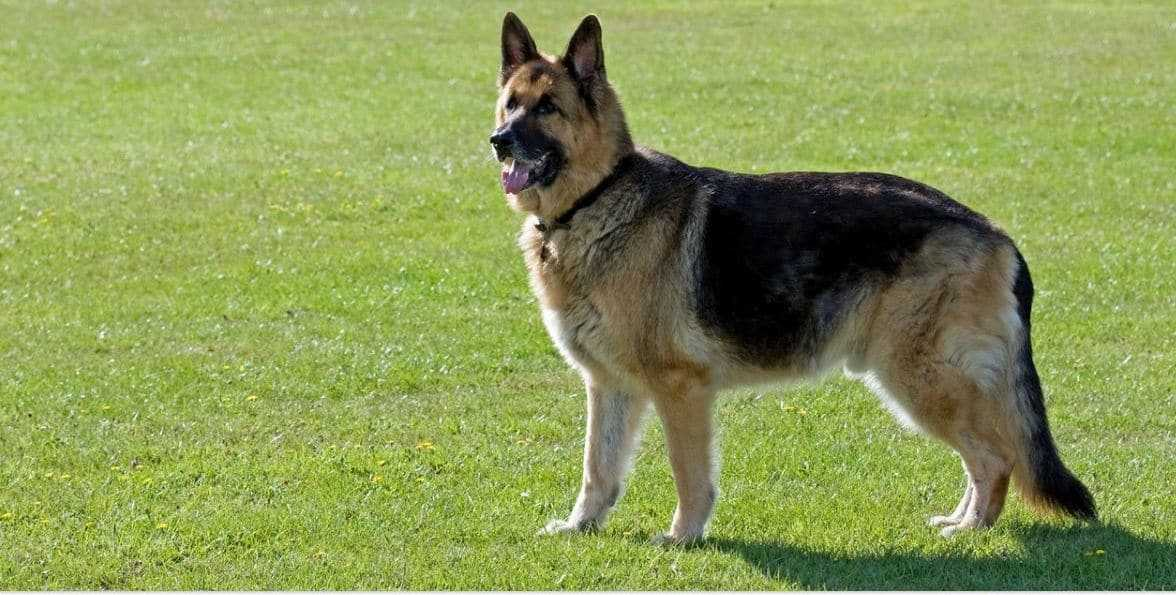
#> input picture img_inputs/dog.jpg, 1176 x 595 px
$ python fromScratch.py
#> lines starting #> are read from the running program, lines starting #| are printed output that depends on the picture
# -*- coding: utf-8 -*-
"""
Recommended Further Learning - Reads / YouTube Vids etc
PROF.  AHLAD KUMAR - CNN -- Convolution Neural Nets for Image Processing https://www.youtube.com/watch?v=0zbhg79i_Bs&t=1112s
"""


"""
Neural Net from Scratch - WORK IN PROGRESS
MAIN CODE Source -- Prof Ahlad Kumar YouTube
Video -- https://www.youtube.com/watch?v=0zbhg79i_Bs
"""
"""
Speed up code with - Static Typing using cython
$ pip3 install cython
Requirement already satisfied: cython in /home/dhankar/anaconda3/envs/pytorch_venv/lib/python3.8/site-packages (0.29.21)

"""
import matplotlib.pyplot as plt
import numpy as np
#from PIL import Image
#import albumentations as alb
import random , cv2

img_input = cv2.imread('../img_inputs/dog.jpg',cv2.IMREAD_GRAYSCALE)/255
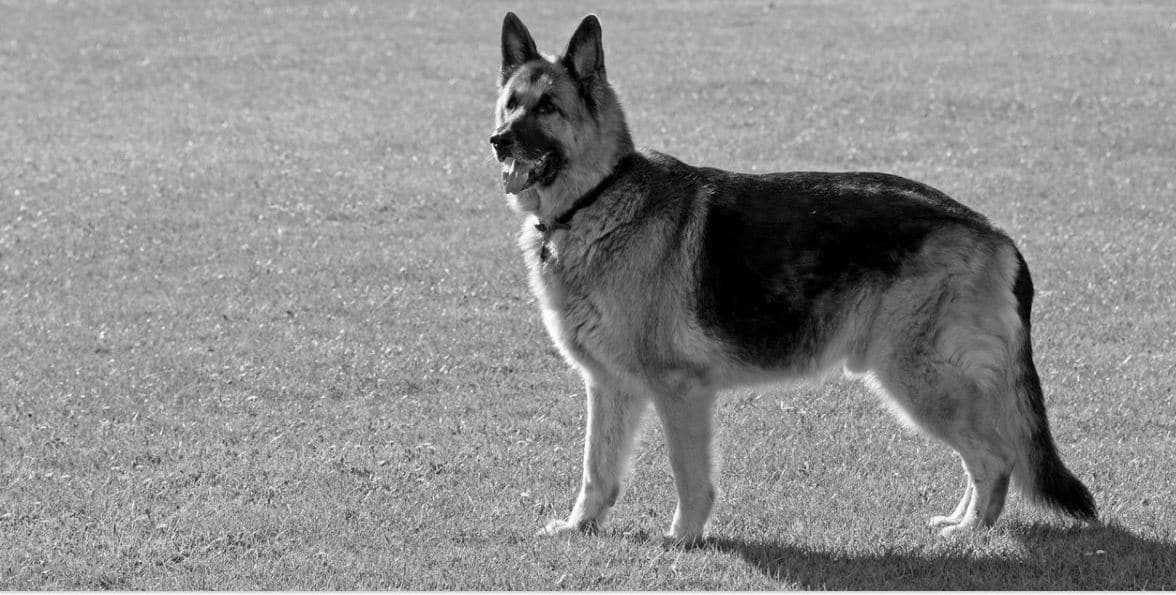
#> img_input: shape (595, 1176) float64; min 0, max 1, mean 0.551
# CyThon_Changes - Changed the path above.
#img = cv2.imread('../img_inputs/dog.jpg')#Not GrayScale
plt.imshow(img_input,cmap = 'gray')
#plt.show() # Gray Dog
print(img_input.shape)#(595, 1176)
#| (595, 1176)

class Conv_class:
    def __init__(self, num_filters,filter_size):
        '''
        num_filters,filter_size
        '''
        self.num_filters = num_filters
        self.filter_size = filter_size
        self.conv_filter = np.random.randn(num_filters,filter_size,filter_size)/(filter_size*filter_size)
        # self.filters = np.random.randn(num_filters, 3, 3) / 9
        # self.last_input = None


    def image_region(self, image):
        '''
        Generator method which will YIELD the image_patch ( Numpy Array) of Dimensions - 7X7
        These - image_patch - numpy arrays will be the TARGET's over which the KERNEL's will be EMBOSSED
        WIP - Count image_patches ... #Maybe == 6,89,130 , from experimenting with Counter == cntImgPatch
        '''
        height, width = image.shape
        #print(height) # 595 , #(595, 1176)
        self.image = image # Not required ??
        f_size = self.filter_size
        #print("Func = image_region , Filter Size---> ", f_size) #7
        #cntImgPatch = 0

        for j in range(height - f_size +1):
            for k in range(width - f_size +1):
                image_patch = image[j:(j+f_size), k:(k+f_size)]
                yield image_patch, j, k

    def forward_prop(self, image):
        '''
        '''
        height, width = image.shape
#> height = 595; width = 1176
        f_size = self.filter_size
        num_filters = self.num_filters
        conv_fil = self.conv_filter

        conv_out = np.zeros((height- f_size +1, width- f_size +1, num_filters))
        for image_patch, i, j in self.image_region(image): #Unpacking values ?
            conv_out[i, j] = np.sum(image_patch * conv_fil, axis=(1,2))
            #this is the actual convolution
        return conv_out

    def back_prop(self,dL_dout, learning_rate):
        '''
        #loss_gradient = dL_dout -- is the output of the MaxPooling Layer
        # FOOBAR --- dL_dout -- is coming back in here as a PARAM by means of BACKPROPOGATION ...
        # from further DownStream layer the MAXPOOL Layer
        '''
        dL_dF_params = np.zeros(self.conv_filter.shape) #loss_filters = dL_dF_params
        for image_patch, i, j in self.image_region(self.image): #last_input
            for k in range(self.num_filters):
                dL_dF_params[k] += dL_dout[i, j, k] * image_patch  ##loss_gradient = dL_dout
        # Filter params update
        self.conv_filter -= learning_rate*dL_dF_params
        #Above - update rule for the Conv Filter - it updates the Weights of the Conv Filter
        return dL_dF_params

conn = Conv_class(18,7) # Count of Filters == 18 , Shape of Filters == 7 X 7
img_out1 = conn.forward_prop(img_input) #print(type(img_out1)) #<class 'numpy.ndarray'>
print(img_out1.shape) # (589, 1170, 18)
#| (589, 1170, 18)

# [8 lines of commented-out code are left out]

class max_pool:
    def __init__(self,filter_size):
        self.filter_size = filter_size

    def image_region(self, image):
        #print("image_region--image.shape---",image.shape) # (589, 1170, 18)
        new_h = image.shape[0] // self.filter_size
        new_w = image.shape[1] // self.filter_size
        #print("--maxPool-New-Width ===",new_w) #
        self.image = image # Not required ??
        f_size = self.filter_size
        # Image patches that are extracted below , will be of Size - (new_h X new_w)

        for i in range(new_h):
            for j in range(new_w):
                image_patch = image[(i*f_size):(i*f_size + f_size),(j*f_size):(j*f_size + f_size)]
                #print("-image_region---image_patch.shape---",image_patch.shape)
                #(8, 8, 18) #(4, 4, 18) ### The image_patch.shape - changes as we provide FIlter = 4 , 8 , 16 etc
                yield image_patch , i , j

    def forward_prop(self , image):
        f_size = self.filter_size
        #print("------f_size-------",f_size) #4
        #print("--image.shape---",image.shape) #(589, 1170, 18) This input image.shape , doesnt alter with f_size
        height , width , num_filters = image.shape
#> height = 589; width = 1170; num_filters = 18
        output = np.zeros((height // f_size , width // f_size , num_filters))
        #print("--output.shape---",output.shape)
        # with f_size = 4 , output.shape == (147, 292, 18)
        # with f_size = 18 , output.shape == (32, 65, 18)

        for image_patch , i , j in self.image_region(image):
            output[i,j] = np.amax(image_patch, axis = (0,1))
        return output

    def back_prop(self , dL_dout):
        print(type(dL_dout)) #
        # This - dL_dout - is coming in as PARAM up here from the method == soft_max.back_prop
        f_size = self.filter_size
        dL_dmax_pool = np.zeros(self.image.shape)
        for image_patch , i , j in self.image_region(self.image):
            height , width , num_filters = image_patch.shape
            max_val == np.amax(image_patch , axis = (0,1))

            for i1 in range(height):
                for j1 in range(width):
                    for k1 in range(num_filters):
                        if image_patch[i1,j1,k1] == max_vale[k1]:
                            dL_dmax_pool[i*f_size +i1, j*f_size +j1 ,k1] = dL_dout[i,j,k1]
            return dL_dmax_pool

conn2 = max_pool(4)
img_out2 = conn2.forward_prop(img_out1)
# [206 lines of commented-out code are left out]
